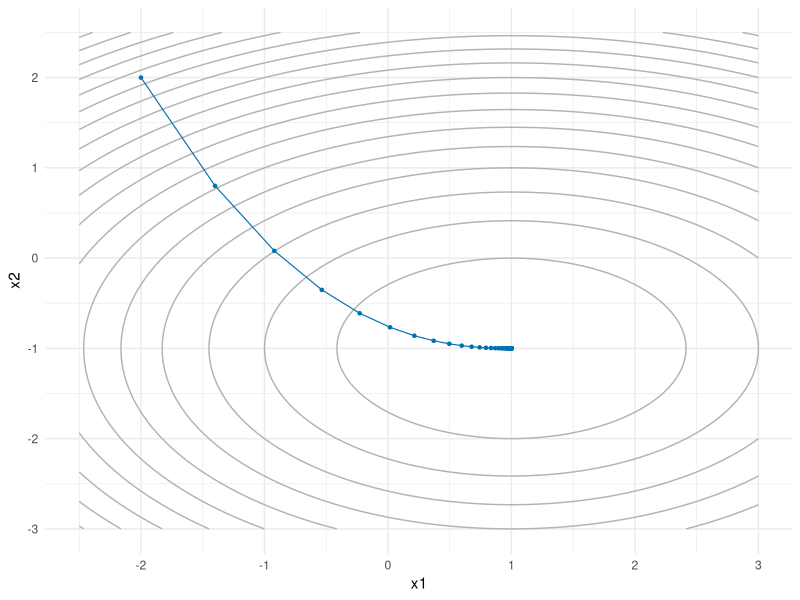
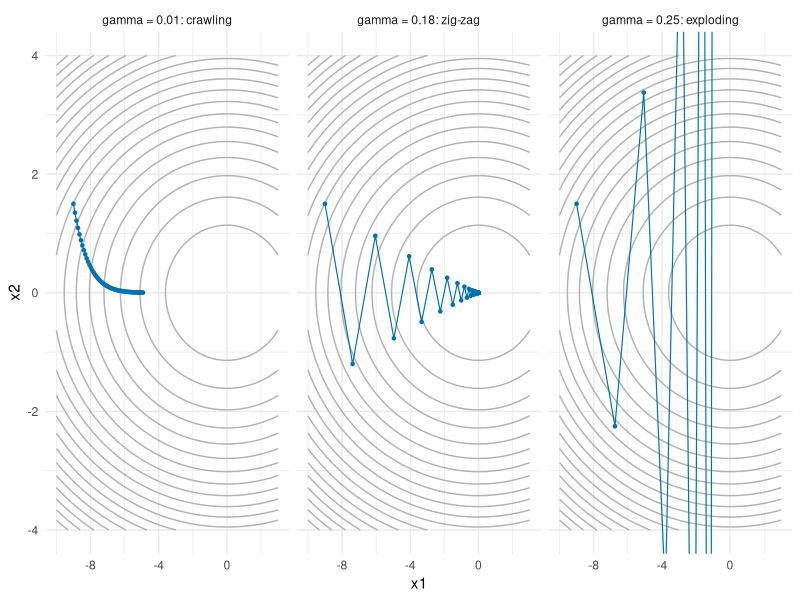
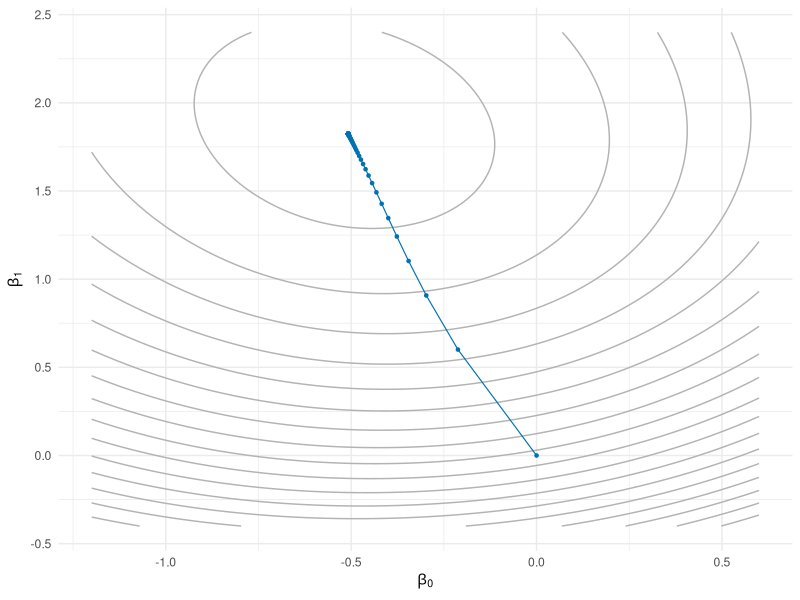
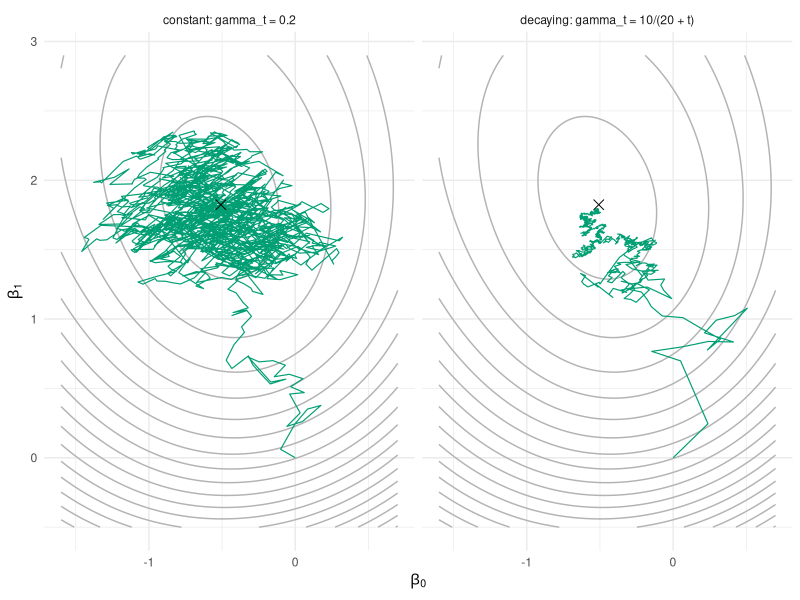
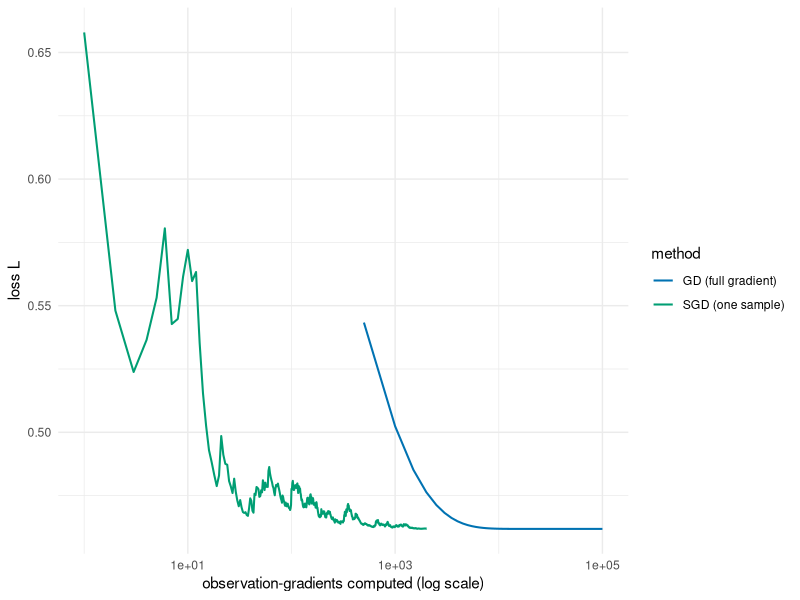
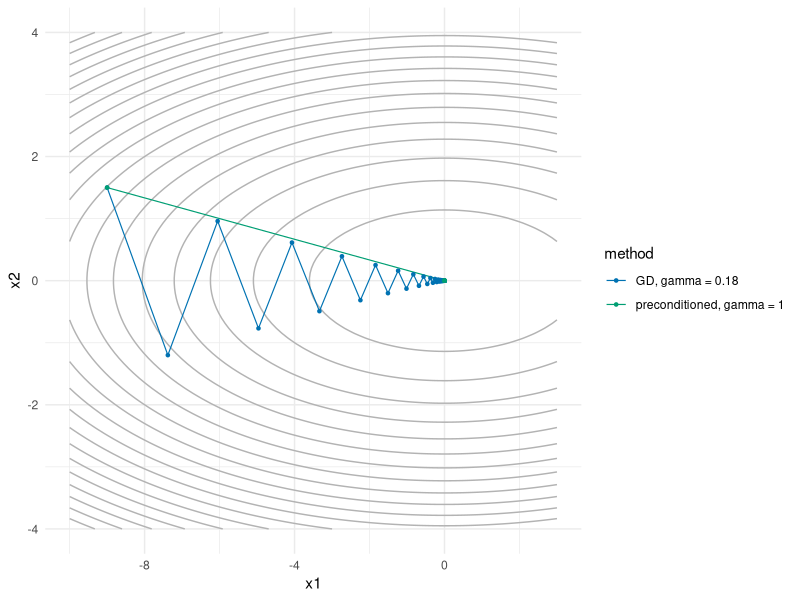

Generate these figures, in order, with R:
## ---- chunk 1
#| include: false
set.seed(7432)
knitr::opts_chunk$set(fig.width = 6, fig.height = 4, out.width = "70%", fig.align = "center")
## ---- chunk 2
grad_descent <- function(grad, x0, gamma, n) {
  # one row per iterate, one column per coordinate
  path <- matrix(NA_real_, nrow = n + 1, ncol = length(x0))
  path[1, ] <- x0
  for (i in 1:n) {
    path[i + 1, ] <- path[i, ] - gamma * grad(path[i, ])
  }
  # return a data frame ready for ggplot: one row per iterate
  out <- as.data.frame(path)
  names(out) <- paste0("x", seq_along(x0))
  out$iter <- 0:n
  out
}
## ---- chunk 3
f_bowl <- \(x) (x[1] - 1)^2 + 2 * (x[2] + 1)^2
grad_bowl <- \(x) c(2 * (x[1] - 1), 4 * (x[2] + 1))

path_bowl <- grad_descent(grad_bowl, x0 = c(-2, 2), gamma = 0.1, n = 60)
round(tail(path_bowl, 3), 5)
## ---- chunk 4
library(ggplot2)

# evaluate f on a grid, ready for geom_contour
contour_data <- function(f, xlim, ylim, n = 100) {
  grid <- expand.grid(x1 = seq(xlim[1], xlim[2], length.out = n),
                      x2 = seq(ylim[1], ylim[2], length.out = n))
  grid$f <- apply(grid[, 1:2], 1, f)
  grid
}

# grey contours of f, with the trajectory drawn on top
ggplot(contour_data(f_bowl, c(-2.5, 3), c(-3, 2.5)), aes(x1, x2)) +
  geom_contour(aes(z = f), bins = 20, colour = "grey70") +
  geom_path(data = path_bowl, colour = "#0072B2", linewidth = 0.4) +
  geom_point(data = path_bowl, colour = "#0072B2", size = 0.9) +
  theme_minimal()
## ---- chunk 5
#| fig-width: 9
#| fig-height: 3.4
#| out-width: "100%"
f_ill <- \(x) x[1]^2 / 2 + 10 * x[2]^2 / 2
grad_ill <- \(x) c(x[1], 10 * x[2])

path_small <- grad_descent(grad_ill, c(-9, 1.5), gamma = 0.01, n = 60)
path_zig   <- grad_descent(grad_ill, c(-9, 1.5), gamma = 0.18, n = 60)
path_exploding  <- grad_descent(grad_ill, c(-9, 1.5), gamma = 0.25, n = 8)

# one labelled data frame, one facet per step size (week 4 tricks)
path_small$gamma <- "gamma = 0.01: crawling"
path_zig$gamma   <- "gamma = 0.18: zig-zag"
path_exploding$gamma  <- "gamma = 0.25: exploding"
paths3 <- rbind(path_small, path_zig, path_exploding)
paths3$gamma <- factor(paths3$gamma, levels = unique(paths3$gamma))

# the contour layer has no `gamma` column, so it is drawn in every facet
ggplot(contour_data(f_ill, c(-10, 3), c(-4, 4)), aes(x1, x2)) +
  geom_contour(aes(z = f), bins = 20, colour = "grey70") +
  geom_path(data = paths3, colour = "#0072B2", linewidth = 0.4) +
  geom_point(data = paths3, colour = "#0072B2", size = 0.9) +
  coord_cartesian(ylim = c(-4, 4)) +
  facet_wrap(~ gamma) +
  theme_minimal()
## ---- chunk 6
steps_to_tol <- function(path, target, tol = 1e-3) {
  X <- as.matrix(path[seq_along(target)])   # the x1, ..., xd columns
  dist <- apply(X, 1, function(x) sqrt(sum((x - target)^2)))
  path$iter[which(dist < tol)[1]]           # NA if it never gets there
}

c(crawl = steps_to_tol(grad_descent(grad_ill, c(-9, 1.5), 0.01, 5000), c(0, 0)),
  zig   = steps_to_tol(grad_descent(grad_ill, c(-9, 1.5), 0.18, 5000), c(0, 0)))
## ---- chunk 7
set.seed(7432)

# --- logistic regression data: intercept + one covariate --------------------
n_log <- 500
x_log <- rnorm(n_log)
X_log <- cbind(1, x_log)                  # design matrix: intercept + slope
beta_log_true <- c(-0.5, 2)
p_true <- 1 / (1 + exp(-as.vector(X_log %*% beta_log_true)))
y_log <- rbinom(n_log, 1, p_true)

sigmoid <- \(z) 1 / (1 + exp(-z))
nll <- \(b) {
  eta <- as.vector(X_log %*% b)
  mean(log(1 + exp(eta)) - y_log * eta)
}
nll_grad <- \(b) {
  p <- sigmoid(as.vector(X_log %*% b))
  as.vector(t(X_log) %*% (p - y_log)) / n_log
}
## ---- chunk 8
path_nll <- grad_descent(nll_grad, x0 = c(0, 0), gamma = 2, n = 200)

beta_hat <- unlist(tail(path_nll, 1)[1:2])   # the final iterate
beta_hat
nll_grad(beta_hat)                           # its gradient: numerically zero
## ---- chunk 9
ggplot(contour_data(nll, c(-1.2, 0.6), c(-0.4, 2.4)), aes(x1, x2)) +
  geom_contour(aes(z = f), bins = 20, colour = "grey70") +
  geom_path(data = path_nll, colour = "#0072B2", linewidth = 0.4) +
  geom_point(data = path_nll, colour = "#0072B2", size = 0.9) +
  labs(x = expression(beta[0]), y = expression(beta[1])) +
  theme_minimal()
## ---- chunk 10
# approximate each partial derivative of f by a central difference
num_grad <- function(f, b, h = 1e-6) {
  g <- numeric(length(b))
  for (j in seq_along(b)) {
    e <- numeric(length(b))
    e[j] <- h
    g[j] <- (f(b + e) - f(b - e)) / (2 * h)
  }
  g
}

b_test <- c(0.5, -1)
num_grad(nll, b_test) - nll_grad(b_test)   # approximation error at a test point
## ---- chunk 11
# factory: fix f and h once, get back a gradient function of b alone
make_num_grad <- function(f, h = 1e-6) \(b) num_grad(f, b, h)

path_num <- grad_descent(make_num_grad(nll), x0 = c(0, 0), gamma = 2, n = 200)

c(steps_exact = steps_to_tol(path_nll, beta_hat),
  steps_num   = steps_to_tol(path_num, beta_hat))
rbind(exact     = beta_hat,
      numerical = unlist(tail(path_num, 1)[1:2]))
## ---- chunk 12
sgd <- function(grad_i, x0, gamma, n_steps, n_data) {
  # grad_i(theta, i): gradient of the loss at observation i only
  # gamma(t): step size at step t
  path <- matrix(NA_real_, nrow = n_steps + 1, ncol = length(x0))
  path[1, ] <- x0
  for (t in 1:n_steps) {
    i <- sample(n_data, 1)
    path[t + 1, ] <- path[t, ] - gamma(t) * grad_i(path[t, ], i)
  }
  out <- as.data.frame(path)
  names(out) <- paste0("x", seq_along(x0))
  out$iter <- 0:n_steps
  out
}

# single-observation gradient of the NLL: (sigmoid(eta_i) - y_i) * x_i
nll_grad_i <- function(b, i) X_log[i, ] * (sigmoid(sum(X_log[i, ] * b)) - y_log[i])
## ---- chunk 13
#| fig-width: 8
#| fig-height: 3.8
#| out-width: "100%"
set.seed(1)
sgd_const <- sgd(nll_grad_i, c(0, 0), gamma = \(t) 0.2,           n_steps = 2000, n_data = n_log)
sgd_decay <- sgd(nll_grad_i, c(0, 0), gamma = \(t) 10 / (20 + t), n_steps = 2000, n_data = n_log)

sgd_const$schedule <- "constant: gamma_t = 0.2"
sgd_decay$schedule <- "decaying: gamma_t = 10/(20 + t)"
sgd_both <- rbind(sgd_const, sgd_decay)

# the cross marks beta_hat, the minimiser gradient descent found above
mle_pt <- data.frame(x1 = beta_hat[1], x2 = beta_hat[2])

ggplot(contour_data(nll, c(-1.6, 0.7), c(-0.5, 2.9)), aes(x1, x2)) +
  geom_contour(aes(z = f), bins = 20, colour = "grey70") +
  geom_path(data = sgd_both, colour = "#009E73", linewidth = 0.4) +
  geom_point(data = mle_pt, shape = 4, size = 3, colour = "black") +
  facet_wrap(~ schedule) +
  labs(x = expression(beta[0]), y = expression(beta[1])) +
  theme_minimal()
## ---- chunk 14
#| message: false
library(dplyr)

# the paths hold only iterates; evaluate the loss along each of them ourselves
path_nll$loss  <- apply(as.matrix(path_nll[, 1:2]), 1, nll)
sgd_decay$loss <- apply(as.matrix(sgd_decay[, 1:2]), 1, nll)

cost_df <- bind_rows(
  tibble(evals = path_nll$iter * n_log, loss = path_nll$loss,  method = "GD (full gradient)"),
  tibble(evals = sgd_decay$iter,        loss = sgd_decay$loss, method = "SGD (one sample)")
) |>
  filter(evals > 0)

ggplot(cost_df, aes(evals, loss, colour = method)) +
  geom_line(linewidth = 0.7) +
  scale_x_log10() +
  scale_colour_manual(values = c("GD (full gradient)" = "#0072B2",
                                 "SGD (one sample)" = "#009E73")) +
  labs(x = "observation-gradients computed (log scale)", y = "loss L") +
  theme_minimal()
## ---- chunk 15
grad_descent_pre <- function(grad, x0, gamma, n, P) {
  path <- matrix(NA_real_, nrow = n + 1, ncol = length(x0))
  path[1, ] <- x0
  for (i in 1:n) {
    path[i + 1, ] <- path[i, ] - gamma * as.vector(P %*% grad(path[i, ]))
  }
  out <- as.data.frame(path)
  names(out) <- paste0("x", seq_along(x0))
  out$iter <- 0:n
  out
}
## ---- chunk 16
P <- diag(c(1, 1 / 10))
path_pre <- grad_descent_pre(grad_ill, c(-9, 1.5), gamma = 1, n = 5, P = P)
round(path_pre, 10)
## ---- chunk 17
both_pre <- bind_rows(mutate(path_zig, method = "GD, gamma = 0.18"),
                      mutate(path_pre, method = "preconditioned, gamma = 1"))

ggplot(contour_data(f_ill, c(-10, 3), c(-4, 4)), aes(x1, x2)) +
  geom_contour(aes(z = f), bins = 20, colour = "grey70") +
  geom_path(data = both_pre, aes(colour = method), linewidth = 0.4) +
  geom_point(data = both_pre, aes(colour = method), size = 0.9) +
  scale_colour_manual(values = c("GD, gamma = 0.18" = "#0072B2",
                                 "preconditioned, gamma = 1" = "#009E73")) +
  theme_minimal()
## ---- chunk 18
fit_bfgs <- optim(par = c(0, 0), fn = nll, gr = nll_grad, method = "BFGS")
fit_bfgs$par          # estimated coefficients
fit_bfgs$value        # NLL at the minimum
fit_bfgs$counts       # evaluations of fn and gr
fit_bfgs$convergence  # 0 means success
## ---- chunk 19
# our GD: path_nll, already computed in @sec-week5-losses (200 steps, gamma = 2)

# our SGD, with a hand-tuned decay schedule
set.seed(3)
path_sgd_nll <- sgd(nll_grad_i, c(0, 0), gamma = \(t) 10 / (20 + t),
                    n_steps = 4000, n_data = n_log)

# the reference fit
fit_glm <- glm(y_log ~ X_log - 1, family = binomial)

results <- data.frame(
  method = c("glm()", "optim BFGS", "GD (200 steps)", "SGD (4000 steps)"),
  nll = c(nll(coef(fit_glm)), fit_bfgs$value,
          nll(beta_hat),
          nll(unlist(tail(path_sgd_nll, 1)[1:2]))),
  obs_gradients = c(NA, fit_bfgs$counts["gradient"] * n_log, 200 * n_log, 4000)
)
results$nll <- round(results$nll, 6)
results$obs_gradients <- format(results$obs_gradients, big.mark = ",", scientific = FALSE)
results
